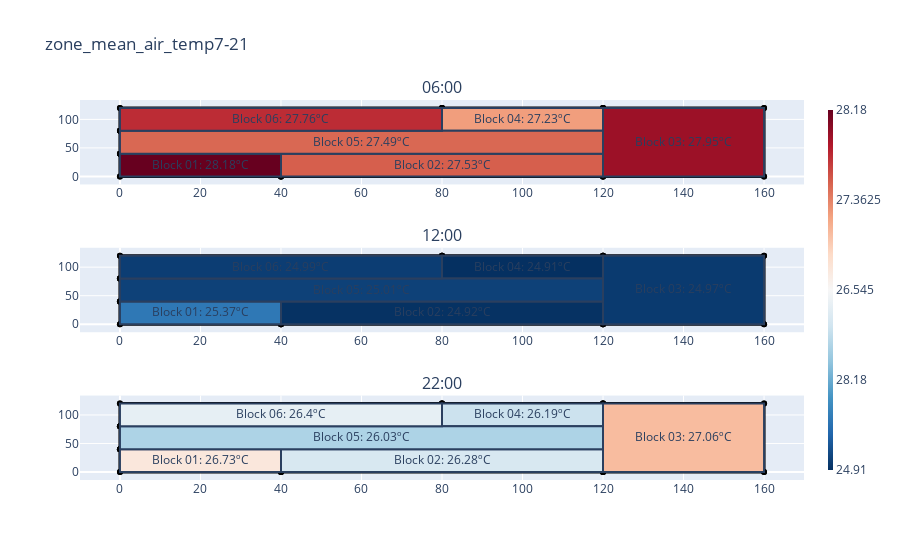

Notebook code cell kept with this figure:
### Code cell
s = SpaceTimePlot(plt)
times = [time(6), time(12), time(22)]
s.extract_many_times(times, s.plotter.dataset_names[5])
s.create_spatial_plots()

### Figure 1 — Plotly figure (JSON) as saved in the notebook; plotly's stock layout.template omitted (floating-point values rounded to 4 significant figures)
{"data": [{"line": {"color": "black", "width": 3}, "marker": {"color": "black"}, "mode": "markers+lines", "name": "Wall 0001", "type": "scatter", "x": [40, 40], "xaxis": "x", "y": [0, 40], "yaxis": "y"}, {"line": {"color": "black", "width": 3}, "marker": {"color": "black"}, "mode": "markers+lines", "name": "Wall 0002", "type": "scatter", "x": [40, 0], "xaxis": "x", "y": [40, 40], "yaxis": "y"}, {"line": {"color": "black", "width": 3}, "marker": {"color": "black"}, "mode": "markers+lines", "name": "Wall 0003", "type": "scatter", "x": [0, 0], "xaxis": "x", "y": [40, 0], "yaxis": "y"}, {"line": {"color": "black", "width": 3}, "marker": {"color": "black"}, "mode": "markers+lines", "name": "Wall 0004", "type": "scatter", "x": [0, 40], "xaxis": "x", "y": [0, 0], "yaxis": "y"}, {"line": {"color": "black", "width": 3}, "marker": {"color": "black"}, "mode": "markers+lines", "name": "Wall 0001", "type": "scatter", "x": [120, 120], "xaxis": "x", "y": [0, 40], "yaxis": "y"}, {"line": {"color": "black", "width": 3}, "marker": {"color": "black"}, "mode": "markers+lines", "name": "Wall 0002", "type": "scatter", "x": [120, 40], "xaxis": "x", "y": [40, 40], "yaxis": "y"}, {"line": {"color": "black", "width": 3}, "marker": {"color": "black"}, "mode": "markers+lines", "name": "Wall 0003", "type": "scatter", "x": [40, 40], "xaxis": "x", "y": [40, 0], "yaxis": "y"}, {"line": {"color": "black", "width": 3}, "marker": {"color": "black"}, "mode": "markers+lines", "name": "Wall 0004", "type": "scatter", "x": [40, 120], "xaxis": "x", "y": [0, 0], "yaxis": "y"}, {"line": {"color": "black", "width": 3}, "marker": {"color": "black"}, "mode": "markers+lines", "name": "Wall 0001", "type": "scatter", "x": [160, 160], "xaxis": "x", "y": [0, 120], "yaxis": "y"}, {"line": {"color": "black", "width": 3}, "marker": {"color": "black"}, "mode": "markers+lines", "name": "Wall 0002", "type": "scatter", "x": [160, 120], "xaxis": "x", "y": [120, 120], "yaxis": "y"}, {"line": {"color": "black", "width": 3}, "marker": {"color": "black"}, "mode": "markers+lines", "name": "Wall 0003", "type": "scatter", "x": [120, 120], "xaxis": "x", "y": [120, 0], "yaxis": "y"}, {"line": {"color": "black", "width": 3}, "marker": {"color": "black"}, "mode": "markers+lines", "name": "Wall 0004", "type": "scatter", "x": [120, 160], "xaxis": "x", "y": [0, 0], "yaxis": "y"}, {"line": {"color": "black", "width": 3}, "marker": {"color": "black"}, "mode": "markers+lines", "name": "Wall 0001", "type": "scatter", "x": [120, 120], "xaxis": "x", "y": [80, 120], "yaxis": "y"}, {"line": {"color": "black", "width": 3}, "marker": {"color": "black"}, "mode": "markers+lines", "name": "Wall 0002", "type": "scatter", "x": [120, 80], "xaxis": "x", "y": [120, 120], "yaxis": "y"}, {"line": {"color": "black", "width": 3}, "marker": {"color": "black"}, "mode": "markers+lines", "name": "Wall 0003", "type": "scatter", "x": [80, 80], "xaxis": "x", "y": [120, 80], "yaxis": "y"}, {"line": {"color": "black", "width": 3}, "marker": {"color": "black"}, "mode": "markers+lines", "name": "Wall 0004", "type": "scatter", "x": [80, 120], "xaxis": "x", "y": [80, 80], "yaxis": "y"}, {"line": {"color": "black", "width": 3}, "marker": {"color": "black"}, "mode": "markers+lines", "name": "Wall 0001", "type": "scatter", "x": [120, 120], "xaxis": "x", "y": [40, 80], "yaxis": "y"}, {"line": {"color": "black", "width": 3}, "marker": {"color": "black"}, "mode": "markers+lines", "name": "Wall 0002", "type": "scatter", "x": [120, 0], "xaxis": "x", "y": [80, 80], "yaxis": "y"}, {"line": {"color": "black", "width": 3}, "marker": {"color": "black"}, "mode": "markers+lines", "name": "Wall 0003", "type": "scatter", "x": [0, 0], "xaxis": "x", "y": [80, 40], "yaxis": "y"}, {"line": {"color": "black", "width": 3}, "marker": {"color": "black"}, "mode": "markers+lines", "name": "Wall 0004", "type": "scatter", "x": [0, 120], "xaxis": "x", "y": [40, 40], "yaxis": "y"}, {"line": {"color": "black", "width": 3}, "marker": {"color": "black"}, "mode": "markers+lines", "name": "Wall 0001", "type": "scatter", "x": [80, 80], "xaxis": "x", "y": [80, 120], "yaxis": "y"}, {"line": {"color": "black", "width": 3}, "marker": {"color": "black"}, "mode": "markers+lines", "name": "Wall 0002", "type": "scatter", "x": [80, 0], "xaxis": "x", "y": [120, 120], "yaxis": "y"}, {"line": {"color": "black", "width": 3}, "marker": {"color": "black"}, "mode": "markers+lines", "name": "Wall 0003", "type": "scatter", "x": [0, 0], "xaxis": "x", "y": [120, 80], "yaxis": "y"}, {"line": {"color": "black", "width": 3}, "marker": {"color": "black"}, "mode": "markers+lines", "name": "Wall 0004", "type": "scatter", "x": [0, 80], "xaxis": "x", "y": [80, 80], "yaxis": "y"}, {"line": {"color": "black", "width": 3}, "marker": {"color": "black"}, "mode": "markers+lines", "name": "Wall 0001", "type": "scatter", "x": [40, 40], "xaxis": "x2", "y": [0, 40], "yaxis": "y2"}, {"line": {"color": "black", "width": 3}, "marker": {"color": "black"}, "mode": "markers+lines", "name": "Wall 0002", "type": "scatter", "x": [40, 0], "xaxis": "x2", "y": [40, 40], "yaxis": "y2"}, {"line": {"color": "black", "width": 3}, "marker": {"color": "black"}, "mode": "markers+lines", "name": "Wall 0003", "type": "scatter", "x": [0, 0], "xaxis": "x2", "y": [40, 0], "yaxis": "y2"}, {"line": {"color": "black", "width": 3}, "marker": {"color": "black"}, "mode": "markers+lines", "name": "Wall 0004", "type": "scatter", "x": [0, 40], "xaxis": "x2", "y": [0, 0], "yaxis": "y2"}, {"line": {"color": "black", "width": 3}, "marker": {"color": "black"}, "mode": "markers+lines", "name": "Wall 0001", "type": "scatter", "x": [120, 120], "xaxis": "x2", "y": [0, 40], "yaxis": "y2"}, {"line": {"color": "black", "width": 3}, "marker": {"color": "black"}, "mode": "markers+lines", "name": "Wall 0002", "type": "scatter", "x": [120, 40], "xaxis": "x2", "y": [40, 40], "yaxis": "y2"}, {"line": {"color": "black", "width": 3}, "marker": {"color": "black"}, "mode": "markers+lines", "name": "Wall 0003", "type": "scatter", "x": [40, 40], "xaxis": "x2", "y": [40, 0], "yaxis": "y2"}, {"line": {"color": "black", "width": 3}, "marker": {"color": "black"}, "mode": "markers+lines", "name": "Wall 0004", "type": "scatter", "x": [40, 120], "xaxis": "x2", "y": [0, 0], "yaxis": "y2"}, {"line": {"color": "black", "width": 3}, "marker": {"color": "black"}, "mode": "markers+lines", "name": "Wall 0001", "type": "scatter", "x": [160, 160], "xaxis": "x2", "y": [0, 120], "yaxis": "y2"}, {"line": {"color": "black", "width": 3}, "marker": {"color": "black"}, "mode": "markers+lines", "name": "Wall 0002", "type": "scatter", "x": [160, 120], "xaxis": "x2", "y": [120, 120], "yaxis": "y2"}, {"line": {"color": "black", "width": 3}, "marker": {"color": "black"}, "mode": "markers+lines", "name": "Wall 0003", "type": "scatter", "x": [120, 120], "xaxis": "x2", "y": [120, 0], "yaxis": "y2"}, {"line": {"color": "black", "width": 3}, "marker": {"color": "black"}, "mode": "markers+lines", "name": "Wall 0004", "type": "scatter", "x": [120, 160], "xaxis": "x2", "y": [0, 0], "yaxis": "y2"}, {"line": {"color": "black", "width": 3}, "marker": {"color": "black"}, "mode": "markers+lines", "name": "Wall 0001", "type": "scatter", "x": [120, 120], "xaxis": "x2", "y": [80, 120], "yaxis": "y2"}, {"line": {"color": "black", "width": 3}, "marker": {"color": "black"}, "mode": "markers+lines", "name": "Wall 0002", "type": "scatter", "x": [120, 80], "xaxis": "x2", "y": [120, 120], "yaxis": "y2"}, {"line": {"color": "black", "width": 3}, "marker": {"color": "black"}, "mode": "markers+lines", "name": "Wall 0003", "type": "scatter", "x": [80, 80], "xaxis": "x2", "y": [120, 80], "yaxis": "y2"}, {"line": {"color": "black", "width": 3}, "marker": {"color": "black"}, "mode": "markers+lines", "name": "Wall 0004", "type": "scatter", "x": [80, 120], "xaxis": "x2", "y": [80, 80], "yaxis": "y2"}, {"line": {"color": "black", "width": 3}, "marker": {"color": "black"}, "mode": "markers+lines", "name": "Wall 0001", "type": "scatter", "x": [120, 120], "xaxis": "x2", "y": [40, 80], "yaxis": "y2"}, {"line": {"color": "black", "width": 3}, "marker": {"color": "black"}, "mode": "markers+lines", "name": "Wall 0002", "type": "scatter", "x": [120, 0], "xaxis": "x2", "y": [80, 80], "yaxis": "y2"}, {"line": {"color": "black", "width": 3}, "marker": {"color": "black"}, "mode": "markers+lines", "name": "Wall 0003", "type": "scatter", "x": [0, 0], "xaxis": "x2", "y": [80, 40], "yaxis": "y2"}, {"line": {"color": "black", "width": 3}, "marker": {"color": "black"}, "mode": "markers+lines", "name": "Wall 0004", "type": "scatter", "x": [0, 120], "xaxis": "x2", "y": [40, 40], "yaxis": "y2"}, {"line": {"color": "black", "width": 3}, "marker": {"color": "black"}, "mode": "markers+lines", "name": "Wall 0001", "type": "scatter", "x": [80, 80], "xaxis": "x2", "y": [80, 120], "yaxis": "y2"}, {"line": {"color": "black", "width": 3}, "marker": {"color": "black"}, "mode": "markers+lines", "name": "Wall 0002", "type": "scatter", "x": [80, 0], "xaxis": "x2", "y": [120, 120], "yaxis": "y2"}, {"line": {"color": "black", "width": 3}, "marker": {"color": "black"}, "mode": "markers+lines", "name": "Wall 0003", "type": "scatter", "x": [0, 0], "xaxis": "x2", "y": [120, 80], "yaxis": "y2"}, {"line": {"color": "black", "width": 3}, "marker": {"color": "black"}, "mode": "markers+lines", "name": "Wall 0004", "type": "scatter", "x": [0, 80], "xaxis": "x2", "y": [80, 80], "yaxis": "y2"}, {"line": {"color": "black", "width": 3}, "marker": {"color": "black"}, "mode": "markers+lines", "name": "Wall 0001", "type": "scatter", "x": [40, 40], "xaxis": "x3", "y": [0, 40], "yaxis": "y3"}, {"line": {"color": "black", "width": 3}, "marker": {"color": "black"}, "mode": "markers+lines", "name": "Wall 0002", "type": "scatter", "x": [40, 0], "xaxis": "x3", "y": [40, 40], "yaxis": "y3"}, {"line": {"color": "black", "width": 3}, "marker": {"color": "black"}, "mode": "markers+lines", "name": "Wall 0003", "type": "scatter", "x": [0, 0], "xaxis": "x3", "y": [40, 0], "yaxis": "y3"}, {"line": {"color": "black", "width": 3}, "marker": {"color": "black"}, "mode": "markers+lines", "name": "Wall 0004", "type": "scatter", "x": [0, 40], "xaxis": "x3", "y": [0, 0], "yaxis": "y3"}, {"line": {"color": "black", "width": 3}, "marker": {"color": "black"}, "mode": "markers+lines", "name": "Wall 0001", "type": "scatter", "x": [120, 120], "xaxis": "x3", "y": [0, 40], "yaxis": "y3"}, {"line": {"color": "black", "width": 3}, "marker": {"color": "black"}, "mode": "markers+lines", "name": "Wall 0002", "type": "scatter", "x": [120, 40], "xaxis": "x3", "y": [40, 40], "yaxis": "y3"}, {"line": {"color": "black", "width": 3}, "marker": {"color": "black"}, "mode": "markers+lines", "name": "Wall 0003", "type": "scatter", "x": [40, 40], "xaxis": "x3", "y": [40, 0], "yaxis": "y3"}, {"line": {"color": "black", "width": 3}, "marker": {"color": "black"}, "mode": "markers+lines", "name": "Wall 0004", "type": "scatter", "x": [40, 120], "xaxis": "x3", "y": [0, 0], "yaxis": "y3"}, {"line": {"color": "black", "width": 3}, "marker": {"color": "black"}, "mode": "markers+lines", "name": "Wall 0001", "type": "scatter", "x": [160, 160], "xaxis": "x3", "y": [0, 120], "yaxis": "y3"}, {"line": {"color": "black", "width": 3}, "marker": {"color": "black"}, "mode": "markers+lines", "name": "Wall 0002", "type": "scatter", "x": [160, 120], "xaxis": "x3", "y": [120, 120], "yaxis": "y3"}, {"line": {"color": "black", "width": 3}, "marker": {"color": "black"}, "mode": "markers+lines", "name": "Wall 0003", "type": "scatter", "x": [120, 120], "xaxis": "x3", "y": [120, 0], "yaxis": "y3"}, {"line": {"color": "black", "width": 3}, "marker": {"color": "black"}, "mode": "markers+lines", "name": "Wall 0004", "type": "scatter", "x": [120, 160], "xaxis": "x3", "y": [0, 0], "yaxis": "y3"}, {"line": {"color": "black", "width": 3}, "marker": {"color": "black"}, "mode": "markers+lines", "name": "Wall 0001", "type": "scatter", "x": [120, 120], "xaxis": "x3", "y": [80, 120], "yaxis": "y3"}, {"line": {"color": "black", "width": 3}, "marker": {"color": "black"}, "mode": "markers+lines", "name": "Wall 0002", "type": "scatter", "x": [120, 80], "xaxis": "x3", "y": [120, 120], "yaxis": "y3"}, {"line": {"color": "black", "width": 3}, "marker": {"color": "black"}, "mode": "markers+lines", "name": "Wall 0003", "type": "scatter", "x": [80, 80], "xaxis": "x3", "y": [120, 80], "yaxis": "y3"}, {"line": {"color": "black", "width": 3}, "marker": {"color": "black"}, "mode": "markers+lines", "name": "Wall 0004", "type": "scatter", "x": [80, 120], "xaxis": "x3", "y": [80, 80], "yaxis": "y3"}, {"line": {"color": "black", "width": 3}, "marker": {"color": "black"}, "mode": "markers+lines", "name": "Wall 0001", "type": "scatter", "x": [120, 120], "xaxis": "x3", "y": [40, 80], "yaxis": "y3"}, {"line": {"color": "black", "width": 3}, "marker": {"color": "black"}, "mode": "markers+lines", "name": "Wall 0002", "type": "scatter", "x": [120, 0], "xaxis": "x3", "y": [80, 80], "yaxis": "y3"}, {"line": {"color": "black", "width": 3}, "marker": {"color": "black"}, "mode": "markers+lines", "name": "Wall 0003", "type": "scatter", "x": [0, 0], "xaxis": "x3", "y": [80, 40], "yaxis": "y3"}, {"line": {"color": "black", "width": 3}, "marker": {"color": "black"}, "mode": "markers+lines", "name": "Wall 0004", "type": "scatter", "x": [0, 120], "xaxis": "x3", "y": [40, 40], "yaxis": "y3"}, {"line": {"color": "black", "width": 3}, "marker": {"color": "black"}, "mode": "markers+lines", "name": "Wall 0001", "type": "scatter", "x": [80, 80], "xaxis": "x3", "y": [80, 120], "yaxis": "y3"}, {"line": {"color": "black", "width": 3}, "marker": {"color": "black"}, "mode": "markers+lines", "name": "Wall 0002", "type": "scatter", "x": [80, 0], "xaxis": "x3", "y": [120, 120], "yaxis": "y3"}, {"line": {"color": "black", "width": 3}, "marker": {"color": "black"}, "mode": "markers+lines", "name": "Wall 0003", "type": "scatter", "x": [0, 0], "xaxis": "x3", "y": [120, 80], "yaxis": "y3"}, {"line": {"color": "black", "width": 3}, "marker": {"color": "black"}, "mode": "markers+lines", "name": "Wall 0004", "type": "scatter", "x": [0, 80], "xaxis": "x3", "y": [80, 80], "yaxis": "y3"}, {"marker": {"cmax": 28.18, "cmin": 24.91, "colorbar": {"outlinewidth": 0, "thickness": 5, "ticktext": [24.91, 28.18], "tickvals": [24.91, 25.73, 26.55, 27.36, 28.18]}, "colorscale": [[0, "rgb(5,48,97)"], [0.1, "rgb(33,102,172)"], [0.2, "rgb(67,147,195)"], [0.3, "rgb(146,197,222)"], [0.4, "rgb(209,229,240)"], [0.5, "rgb(247,247,247)"], [0.6, "rgb(253,219,199)"], [0.7, "rgb(244,165,130)"], [0.8, "rgb(214,96,77)"], [0.9, "rgb(178,24,43)"], [1, "rgb(103,0,31)"]], "showscale": true}, "mode": "markers", "type": "scatter", "x": [null], "y": [null]}], "layout": {"annotations": [{"font": {"size": 16}, "showarrow": false, "text": "06:00", "x": 0.5, "xanchor": "center", "xref": "paper", "y": 1, "yanchor": "bottom", "yref": "paper"}, {"font": {"size": 16}, "showarrow": false, "text": "12:00", "x": 0.5, "xanchor": "center", "xref": "paper", "y": 0.6111, "yanchor": "bottom", "yref": "paper"}, {"font": {"size": 16}, "showarrow": false, "text": "22:00", "x": 0.5, "xanchor": "center", "xref": "paper", "y": 0.2222, "yanchor": "bottom", "yref": "paper"}], "shapes": [{"fillcolor": "rgb(103, 0, 31)", "label": {"text": "Block 01: 28.18ºC"}, "type": "rect", "x0": 40, "x1": 0, "xref": "x", "y0": 40, "y1": 0, "yref": "y"}, {"fillcolor": "rgb(214, 95, 77)", "label": {"text": "Block 02: 27.53ºC"}, "type": "rect", "x0": 120, "x1": 40, "xref": "x", "y0": 40, "y1": 0, "yref": "y"}, {"fillcolor": "rgb(156, 17, 39)", "label": {"text": "Block 03: 27.95ºC"}, "type": "rect", "x0": 160, "x1": 120, "xref": "x", "y0": 120, "y1": 0, "yref": "y"}, {"fillcolor": "rgb(241, 158, 125)", "label": {"text": "Block 04: 27.23ºC"}, "type": "rect", "x0": 120, "x1": 80, "xref": "x", "y0": 120, "y1": 80, "yref": "y"}, {"fillcolor": "rgb(217, 104, 83)", "label": {"text": "Block 05: 27.49ºC"}, "type": "rect", "x0": 120, "x1": 0, "xref": "x", "y0": 80, "y1": 40, "yref": "y"}, {"fillcolor": "rgb(188, 44, 53)", "label": {"text": "Block 06: 27.76ºC"}, "type": "rect", "x0": 80, "x1": 0, "xref": "x", "y0": 120, "y1": 80, "yref": "y"}, {"fillcolor": "rgb(47, 120, 181)", "label": {"text": "Block 01: 25.37ºC"}, "type": "rect", "x0": 40, "x1": 0, "xref": "x2", "y0": 40, "y1": 0, "yref": "y2"}, {"fillcolor": "rgb(6, 50, 99)", "label": {"text": "Block 02: 24.92ºC"}, "type": "rect", "x0": 120, "x1": 40, "xref": "x2", "y0": 40, "y1": 0, "yref": "y2"}, {"fillcolor": "rgb(10, 58, 111)", "label": {"text": "Block 03: 24.97ºC"}, "type": "rect", "x0": 160, "x1": 120, "xref": "x2", "y0": 120, "y1": 0, "yref": "y2"}, {"fillcolor": "rgb(5, 48, 97)", "label": {"text": "Block 04: 24.91ºC"}, "type": "rect", "x0": 120, "x1": 80, "xref": "x2", "y0": 120, "y1": 80, "yref": "y2"}, {"fillcolor": "rgb(14, 65, 120)", "label": {"text": "Block 05: 25.01ºC"}, "type": "rect", "x0": 120, "x1": 0, "xref": "x2", "y0": 80, "y1": 40, "yref": "y2"}, {"fillcolor": "rgb(12, 61, 115)", "label": {"text": "Block 06: 24.99ºC"}, "type": "rect", "x0": 80, "x1": 0, "xref": "x2", "y0": 120, "y1": 80, "yref": "y2"}, {"fillcolor": "rgb(250, 231, 220)", "label": {"text": "Block 01: 26.73ºC"}, "type": "rect", "x0": 40, "x1": 0, "xref": "x3", "y0": 40, "y1": 0, "yref": "y3"}, {"fillcolor": "rgb(216, 232, 241)", "label": {"text": "Block 02: 26.28ºC"}, "type": "rect", "x0": 120, "x1": 40, "xref": "x3", "y0": 40, "y1": 0, "yref": "y3"}, {"fillcolor": "rgb(248, 188, 159)", "label": {"text": "Block 03: 27.06ºC"}, "type": "rect", "x0": 160, "x1": 120, "xref": "x3", "y0": 120, "y1": 0, "yref": "y3"}, {"fillcolor": "rgb(204, 226, 238)", "label": {"text": "Block 04: 26.19ºC"}, "type": "rect", "x0": 120, "x1": 80, "xref": "x3", "y0": 120, "y1": 80, "yref": "y3"}, {"fillcolor": "rgb(173, 211, 230)", "label": {"text": "Block 05: 26.03ºC"}, "type": "rect", "x0": 120, "x1": 0, "xref": "x3", "y0": 80, "y1": 40, "yref": "y3"}, {"fillcolor": "rgb(230, 239, 244)", "label": {"text": "Block 06: 26.4ºC"}, "type": "rect", "x0": 80, "x1": 0, "xref": "x3", "y0": 120, "y1": 80, "yref": "y3"}], "showlegend": false, "title": {"text": "zone_mean_air_temp7-21"}, "xaxis": {"anchor": "y", "domain": [0, 1]}, "xaxis2": {"anchor": "y2", "domain": [0, 1]}, "xaxis3": {"anchor": "y3", "domain": [0, 1]}, "yaxis": {"anchor": "x", "domain": [0.7778, 1]}, "yaxis2": {"anchor": "x2", "domain": [0.3889, 0.6111]}, "yaxis3": {"anchor": "x3", "domain": [0, 0.2222]}}}
